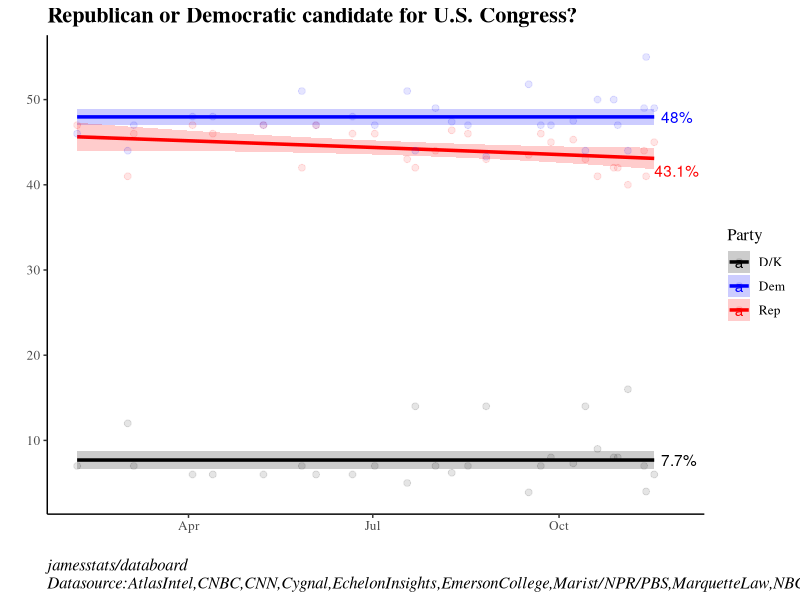

This figure's R source:
## ---- chunk 1
knitr::opts_chunk$set(echo = TRUE)
## ---- chunk 2
library(ggplot2) 
library(dplyr)
library(readxl)
library(ggrepel)
library(mgcv)

# Load Data
df_gb <- read_excel("data/genericballot.xlsx")
df_gb$Date <- as.Date(df_gb$Date)

# Weighted Smoothing
trend_gam <- df_gb %>%
  filter(!is.na(Party), !is.na(Share)) %>%
  group_by(Party) %>%
  group_modify(~{
    x_num <- as.numeric(.x$Date)
    # Applying Sample_Size as weight
    gam_fit <- gam(Share ~ s(x_num, k = 20, bs = "cs"), weights = .x$Sample_Size, data = .x, method = "REML")
    preds <- predict(gam_fit, se.fit = TRUE)
    .x$Smoothed <- preds$fit
    .x$UpperCI <- preds$fit + 1.96 * preds$se.fit
    .x$LowerCI <- preds$fit - 1.96 * preds$se.fit
    .x
  })

latest_points <- trend_gam %>% group_by(Party) %>% filter(Date == max(Date)) %>% slice(1)

# Plot
ggplot(trend_gam, aes(x = Date, y = Smoothed, color = Party)) +
  geom_ribbon(aes(ymin = LowerCI, ymax = UpperCI, fill = Party), alpha = 0.2, color = NA) +
  geom_line(linewidth = 1.2) +
  geom_point(aes(y = Share), size = 2, alpha = 0.1) +
  geom_text_repel(data = latest_points, aes(label = paste0(round(Smoothed, 1), "%")), nudge_x = 10) +
  scale_color_manual(values = c("Dem" = 'blue', "Rep" = 'red', "D/K" = 'black')) +
  scale_fill_manual(values = c("Dem" = 'blue', "Rep" = 'red', "D/K" = 'black')) +
  theme_classic() +
  labs(title = "Republican or Democratic candidate for U.S. Congress?", y = "", x = "",caption = 'jamesstats/databoard\nDatasource:AtlasIntel,CNBC,CNN,Cygnal,EchelonInsights,EmersonCollege,Marist/NPR/PBS,MarquetteLaw,NBCNews,NYT/SIENA,Quinnipiac')+
  theme(plot.caption = element_text(hjust = 0,size=12,face="italic"),
        plot.title = element_text(hjust = 0,size=16,face="bold",color = "black",
                                  family = "serif"),
  text = element_text(family = "serif",size=12,color = "black"))   
